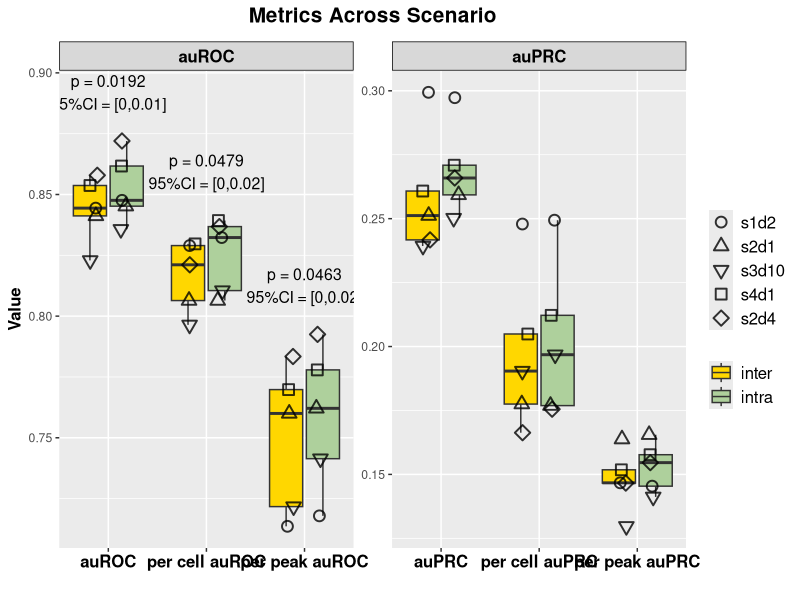
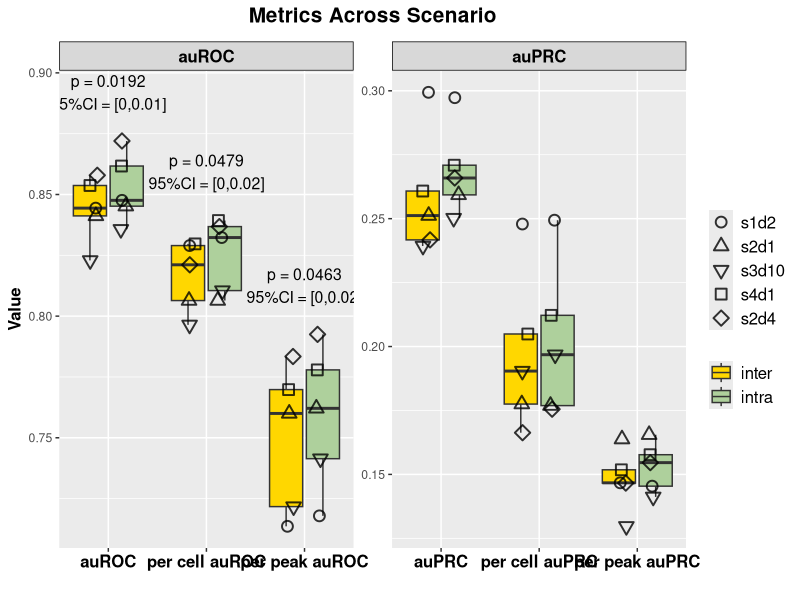

These figures' R source, in order:
library(ggplot2)
library(readr)
library(dplyr)
library(tidyr)
library(purrr)
library(jsonlite)


df <- read_csv("test_r4_intrainter_auc.csv")
r=4
# Convert Metric & Scenario & Dataset to factor and specify the order
df$Metric <- factor(df$Metric, levels = c("auROC", "per cell auROC", "per peak auROC", 
                                          "auPRC", "per cell auPRC", "per peak auPRC"))
df$Scenario<-factor(df$Scenario,levels=c('inter','intra'))
df$Dataset<-factor(df$Dataset,levels = c('s1d2','s2d1','s3d10','s4d1','s2d4'))

#################################### facet ######################################
# Add 2 new column to group auROC(overall,per-cell,per-peak) and auPRC(overall,per-cell,per-peak),respectively

df <- df %>%
  mutate(MetricType = ifelse(grepl("auROC", Metric), "auROC", "auPRC"))%>%
  mutate(MetricType = factor(MetricType, levels = c("auROC", "auPRC")))

#######################################################
y_pos <- df %>% 
  group_by(Metric) %>% 
  summarise(max_val = max(Value))

perform_tests <- function(differences, digits_round = r,
                          exact = FALSE, correct = TRUE) {
  d <- differences[is.finite(differences)]
  if (!is.null(digits_round)) d <- round(d, digits_round)
  
  n <- length(d)
  if (n < 2) return(list(p_value = NA_real_, test_method = "insufficient_n"))
  
  if (sd(d) == 0) {
    if (all(abs(d) < .Machine$double.eps)) {
      return(list(p_value = 1, test_method = "no-diff"))
    } else {
      k <- sum(d > 0); n_nonzero <- sum(d != 0)
      p <- binom.test(k, n_nonzero, p = 0.5, alternative = "two.sided")$p.value
      return(list(p_value = p, test_method = "Sign test (binom)"))
    }
  }
  shapiro_p <- if (n >= 3) {
    tryCatch(shapiro.test(d)$p.value, error = function(e) NA_real_)
  } else NA_real_
  
  if (!is.na(shapiro_p) && shapiro_p > 0.05) {
    p <- t.test(d, mu = 0)$p.value
    return(list(p_value = p, test_method = "paired t-test"))
  } else {
    p <- suppressWarnings(wilcox.test(d,alternative = "two.sided",mu = 0, exact = FALSE, correct = TRUE)$p.value)
    return(list(p_value = p, test_method = "Wilcoxon signed-rank"))
  }
}



# Calculate statistical results
annotation_df <- df %>%
  pivot_wider(names_from = Scenario, values_from = Value) %>%
  mutate(diff =  intra - inter) %>%
  group_by(Metric) %>%
  summarise(
    mean_diff = mean(diff, na.rm = TRUE),
    se_diff = sd(diff, na.rm = TRUE) / sqrt(n()),
    lower_ci = mean_diff - qt(0.975, df = n()-1) * se_diff,
    upper_ci = mean_diff + qt(0.975, df = n()-1) * se_diff,
    test= list(perform_tests(diff)),
    .groups = "drop"
  ) %>%
  mutate(
    p_value = as.numeric(purrr::map_dbl(test, "p_value")),
    test_method = purrr::map_chr(test, "test_method"),
    p_value_label=ifelse(p_value < 0.05,
                           paste0("p = ", signif(p_value, digits = 3)
                                  ),NA_character_))%>%
  mutate(MetricType = factor(case_when(
    grepl("auROC", Metric) ~ "auROC",
    grepl("auPRC", Metric) ~ "auPRC"),
    levels = c("auROC", "auPRC")))

# Merge the MetricType and Y-axis position information
annotation_df <- left_join(annotation_df, y_pos, by = "Metric")
annotation_df$y_position <- ifelse(annotation_df$p_value < 0.05,
                                   annotation_df$max_val + 0.02, 
                                   NA_real_) 



out <- annotation_df %>%
  mutate(test = map_chr(test, ~ toJSON(.x, auto_unbox = TRUE)))
write_csv(out, paste0('intrainter_aucprc_r',r,"_test.csv"))




ggplot(df, aes(x = Metric, y = Value,)) +
  geom_boxplot(aes(group = interaction(Metric, Scenario), fill = Scenario), 
               alpha = 1, outlier.shape = NA) + 
  geom_jitter(
    aes(group = interaction(Metric, Scenario), shape = Dataset),
    position = position_jitterdodge(
      jitter.width = 0.3,   # 控制抖动幅度
      dodge.width = 0.6     # 控制不同 Scenario 的间距
    ),size = 3,alpha = 0.8,color = "black",stroke = 1)+
  scale_fill_manual(values = c("intra" = "#aed09c", "inter" = "#FFD700")) + 
  scale_shape_manual(
    values = c(
      "s1d2" = 1,   
      "s2d1" = 2,   
      "s2d4" = 5,   
      "s4d1" = 0,   
      "s3d10" = 6   
    ))+
  scale_x_discrete(expand = expansion(add = c(0.5, 0.5))) +  
  guides(shape = guide_legend(order = 1), fill = guide_legend(order = 2)) + 
  facet_wrap(~MetricType, scales = "free")+
  theme_set(theme_bw())+
  # theme_minimal() +
  theme(
    axis.text.x = element_text(angle = 0, hjust = 0.5, size = 12, face = "bold", color = "black", margin = margin(t =2)),
    axis.title = element_text(size = 12, color = "black", face = "bold"),
    legend.title = element_blank(),
    plot.title = element_text(hjust = 0.5, size = 15, face = "bold",margin = margin(b = 10)),
    legend.text = element_text(size = 12),
    strip.background = element_rect(fill = rgb(0.5, 0.5, 0.5, 0.3),color = "black", size = 0.5),  
    strip.text = element_text(size = 12, face = "bold", color = "black"),  
    strip.text.x = element_text(size = 12, face = "bold",color = "black"), 
  ) +
  labs(title = "Metrics Across Scenario", x = "", y = "Value") +
  geom_text(
    data = annotation_df[annotation_df$p_value<0.05,],
    aes(x = Metric, y = y_position,group = MetricType,  
        label = paste0(p_value_label, "\n95%CI = [", 
                       round(lower_ci, 2), ",", 
                       round(upper_ci, 2), "]")),
    inherit.aes = FALSE,size = 4,
    color = "black",hjust = 0.5)

ggsave(paste0("intrainter_auc_r",r,'.pdf'), plot = last_plot(), 
       width = 10, height = 6, units = "in",dpi = 300)
